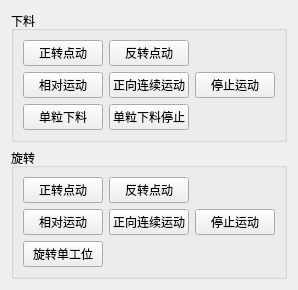
       <widget class="QWidget" name="tab_4">
        <attribute name="title">
         <string/>
        </attribute>
        <layout class="QVBoxLayout" name="verticalLayout_5">
         <item>
          <widget class="QGroupBox" name="groupBox_2">
           <property name="title">
            <string>下料</string>
           </property>
           <layout class="QGridLayout" name="gridLayout_7">
            <item row="2" column="1">
             <widget class="QPushButton" name="pB_cmdFeedSingleStop">
              <property name="text">
               <string>单粒下料停止</string>
              </property>
             </widget>
            </item>
            <item row="1" column="1">
             <widget class="QPushButton" name="pB_cmdAxisFeedPosMov">
              <property name="text">
               <string>正向连续运动</string>
              </property>
             </widget>
            </item>
            <item row="1" column="2">
             <widget class="QPushButton" name="pB_cmdAxisFeedStopMov">
              <property name="text">
               <string>停止运动</string>
              </property>
             </widget>
            </item>
            <item row="2" column="0">
             <widget class="QPushButton" name="pB_cmdFeedSingle">
              <property name="text">
               <string>单粒下料</string>
              </property>
             </widget>
            </item>
            <item row="1" column="0">
             <widget class="QPushButton" name="pB_cmdAxisFeedRelMov">
              <property name="text">
               <string>相对运动</string>
              </property>
             </widget>
            </item>
            <item row="0" column="0">
             <widget class="QPushButton" name="pB_cmdAxisFeedJogPos">
              <property name="text">
               <string>正转点动</string>
              </property>
             </widget>
            </item>
            <item row="0" column="1">
             <widget class="QPushButton" name="pB_cmdAxisFeedJogNeg">
              <property name="text">
               <string>反转点动</string>
              </property>
             </widget>
            </item>
           </layout>
          </widget>
         </item>
         <item>
          <widget class="QGroupBox" name="groupBox_3">
           <property name="title">
            <string>旋转</string>
           </property>
           <layout class="QGridLayout" name="gridLayout_8">
            <item row="0" column="0">
             <widget class="QPushButton" name="pB_cmdAxisSwingJogPos">
              <property name="text">
               <string>正转点动</string>
              </property>
             </widget>
            </item>
            <item row="0" column="1">
             <widget class="QPushButton" name="pB_cmdAxisSwingJogNeg">
              <property name="text">
               <string>反转点动</string>
              </property>
             </widget>
            </item>
            <item row="1" column="0">
             <widget class="QPushButton" name="pB_cmdAxisSwingRelMov">
              <property name="text">
               <string>相对运动</string>
              </property>
             </widget>
            </item>
            <item row="1" column="1">
             <widget class="QPushButton" name="pB_cmdAxisSwingPosMov">
              <property name="text">
               <string>正向连续运动</string>
              </property>
             </widget>
            </item>
            <item row="1" column="2">
             <widget class="QPushButton" name="pB_cmdAxisSwingStopMov">
              <property name="text">
               <string>停止运动</string>
              </property>
             </widget>
            </item>
            <item row="2" column="0">
             <widget class="QPushButton" name="pB_cmdSwing">
              <property name="text">
               <string>旋转单工位</string>
              </property>
             </widget>
            </item>
           </layout>
          </widget>
         </item>
        </layout>
       </widget>
